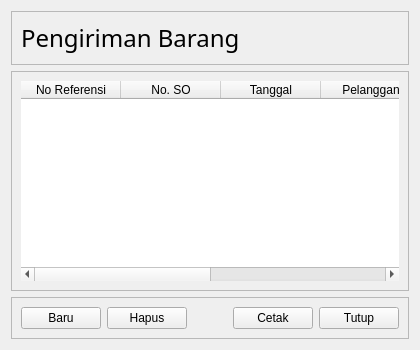
            <widget class="QWidget" name="st_Penjualan_Pengiriman">
             <layout class="QVBoxLayout" name="verticalLayout_10">
              <item>
               <widget class="QFrame" name="fr_Penjualan_Pengiriman_title">
                <property name="sizePolicy">
                 <sizepolicy hsizetype="Preferred" vsizetype="Maximum">
                  <horstretch>0</horstretch>
                  <verstretch>0</verstretch>
                 </sizepolicy>
                </property>
                <property name="minimumSize">
                 <size>
                  <width>0</width>
                  <height>45</height>
                 </size>
                </property>
                <property name="frameShape">
                 <enum>QFrame::StyledPanel</enum>
                </property>
                <property name="frameShadow">
                 <enum>QFrame::Raised</enum>
                </property>
                <layout class="QGridLayout" name="gl_Penjualan_PengirimanBarang_title">
                 <item row="0" column="0">
                  <widget class="QLabel" name="lb_Penjualan_Pengiriman_title">
                   <property name="font">
                    <font>
                     <family>Segoe UI Semilight</family>
                     <pointsize>18</pointsize>
                    </font>
                   </property>
                   <property name="text">
                    <string>Pengiriman Barang</string>
                   </property>
                   <property name="alignment">
                    <set>Qt::AlignLeading|Qt::AlignLeft|Qt::AlignVCenter</set>
                   </property>
                  </widget>
                 </item>
                </layout>
               </widget>
              </item>
              <item>
               <widget class="QFrame" name="fr_Penjualan_Pengiriman_tabel">
                <property name="sizePolicy">
                 <sizepolicy hsizetype="Preferred" vsizetype="MinimumExpanding">
                  <horstretch>0</horstretch>
                  <verstretch>0</verstretch>
                 </sizepolicy>
                </property>
                <property name="frameShape">
                 <enum>QFrame::StyledPanel</enum>
                </property>
                <property name="frameShadow">
                 <enum>QFrame::Raised</enum>
                </property>
                <layout class="QGridLayout" name="gl_PengirimanBarang_tabel">
                 <item row="0" column="0">
                  <widget class="QTableWidget" name="tbl_Penjualan_Pengiriman">
                   <property name="sizePolicy">
                    <sizepolicy hsizetype="Maximum" vsizetype="MinimumExpanding">
                     <horstretch>0</horstretch>
                     <verstretch>0</verstretch>
                    </sizepolicy>
                   </property>
                   <property name="minimumSize">
                    <size>
                     <width>0</width>
                     <height>200</height>
                    </size>
                   </property>
                   <property name="maximumSize">
                    <size>
                     <width>1366</width>
                     <height>16777215</height>
                    </size>
                   </property>
                   <property name="frameShape">
                    <enum>QFrame::NoFrame</enum>
                   </property>
                   <property name="showGrid">
                    <bool>false</bool>
                   </property>
                   <property name="wordWrap">
                    <bool>true</bool>
                   </property>
                   <property name="cornerButtonEnabled">
                    <bool>true</bool>
                   </property>
                   <property name="rowCount">
                    <number>0</number>
                   </property>
                   <property name="columnCount">
                    <number>6</number>
                   </property>
                   <column>
                    <property name="text">
                     <string>No Referensi</string>
                    </property>
                   </column>
                   <column>
                    <property name="text">
                     <string>No. SO</string>
                    </property>
                   </column>
                   <column>
                    <property name="text">
                     <string>Tanggal</string>
                    </property>
                   </column>
                   <column>
                    <property name="text">
                     <string>Pelanggan</string>
                    </property>
                   </column>
                   <column>
                    <property name="text">
                     <string>Kurs</string>
                    </property>
                   </column>
                   <column>
                    <property name="text">
                     <string>Nilai</string>
                    </property>
                   </column>
                  </widget>
                 </item>
                </layout>
               </widget>
              </item>
              <item>
               <widget class="QFrame" name="fr_Penjualan_Pengiriman_tombol">
                <property name="sizePolicy">
                 <sizepolicy hsizetype="Preferred" vsizetype="Maximum">
                  <horstretch>0</horstretch>
                  <verstretch>0</verstretch>
                 </sizepolicy>
                </property>
                <property name="frameShape">
                 <enum>QFrame::StyledPanel</enum>
                </property>
                <property name="frameShadow">
                 <enum>QFrame::Raised</enum>
                </property>
                <layout class="QHBoxLayout" name="hl_PengirimanBarang_tombol">
                 <item>
                  <widget class="QPushButton" name="tb_Penjualan_Pengiriman_Baru">
                   <property name="text">
                    <string>Baru</string>
                   </property>
                  </widget>
                 </item>
                 <item>
                  <widget class="QPushButton" name="tb_Penjualan_Pengiriman_Hapus">
                   <property name="text">
                    <string>Hapus</string>
                   </property>
                  </widget>
                 </item>
                 <item>
                  <spacer name="horizontalSpacer_4">
                   <property name="orientation">
                    <enum>Qt::Horizontal</enum>
                   </property>
                   <property name="sizeHint" stdset="0">
                    <size>
                     <width>40</width>
                     <height>20</height>
                    </size>
                   </property>
                  </spacer>
                 </item>
                 <item>
                  <widget class="QPushButton" name="tb_Penjualan_Pengiriman_Cetak">
                   <property name="text">
                    <string>Cetak</string>
                   </property>
                  </widget>
                 </item>
                 <item>
                  <widget class="QPushButton" name="tb_Penjualan_Pengiriman_Tutup">
                   <property name="text">
                    <string>Tutup</string>
                   </property>
                  </widget>
                 </item>
                </layout>
               </widget>
              </item>
             </layout>
            </widget>
